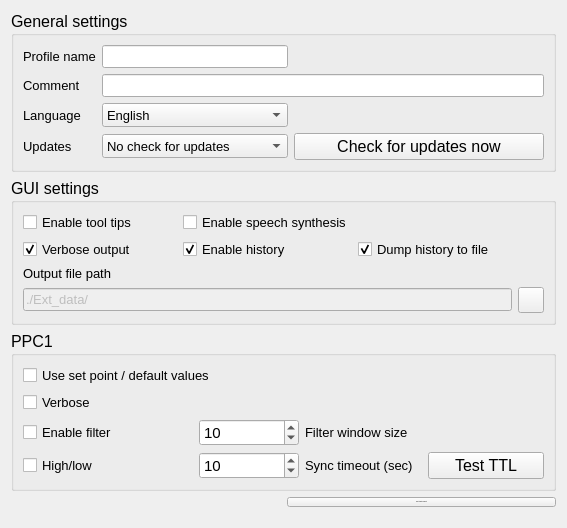
      <widget class="QWidget" name="page_0">
       <property name="styleSheet">
        <string notr="true"/>
       </property>
       <layout class="QGridLayout" name="gridLayout_6">
        <item row="0" column="0" colspan="2">
         <widget class="QGroupBox" name="groupBox_generalSettings">
          <property name="minimumSize">
           <size>
            <width>0</width>
            <height>100</height>
           </size>
          </property>
          <property name="font">
           <font>
            <pointsize>12</pointsize>
            <weight>50</weight>
            <bold>false</bold>
           </font>
          </property>
          <property name="styleSheet">
           <string notr="true"/>
          </property>
          <property name="title">
           <string>General settings</string>
          </property>
          <layout class="QGridLayout" name="gridLayout_13">
           <item row="0" column="0">
            <widget class="QLabel" name="label_17">
             <property name="font">
              <font>
               <pointsize>10</pointsize>
              </font>
             </property>
             <property name="text">
              <string>Profile name</string>
             </property>
            </widget>
           </item>
           <item row="2" column="0">
            <widget class="QLabel" name="label_15">
             <property name="font">
              <font>
               <pointsize>10</pointsize>
              </font>
             </property>
             <property name="text">
              <string>Language</string>
             </property>
            </widget>
           </item>
           <item row="0" column="1">
            <widget class="QLineEdit" name="lineEdit_userName">
             <property name="font">
              <font>
               <pointsize>10</pointsize>
              </font>
             </property>
             <property name="toolTip">
              <string>&lt;html&gt;&lt;head/&gt;&lt;body&gt;&lt;p&gt;Write here your profile name&lt;/p&gt;&lt;/body&gt;&lt;/html&gt;</string>
             </property>
             <property name="accessibleName">
              <string/>
             </property>
             <property name="accessibleDescription">
              <string/>
             </property>
             <property name="text">
              <string notr="true"/>
             </property>
            </widget>
           </item>
           <item row="1" column="0">
            <widget class="QLabel" name="label_19">
             <property name="font">
              <font>
               <pointsize>10</pointsize>
              </font>
             </property>
             <property name="text">
              <string>Comment</string>
             </property>
            </widget>
           </item>
           <item row="2" column="1">
            <widget class="QComboBox" name="comboBox_language">
             <property name="sizePolicy">
              <sizepolicy hsizetype="Preferred" vsizetype="Preferred">
               <horstretch>0</horstretch>
               <verstretch>0</verstretch>
              </sizepolicy>
             </property>
             <property name="minimumSize">
              <size>
               <width>80</width>
               <height>24</height>
              </size>
             </property>
             <property name="font">
              <font>
               <pointsize>10</pointsize>
              </font>
             </property>
             <property name="toolTip">
              <string>&lt;html&gt;&lt;head/&gt;&lt;body&gt;&lt;p&gt;Select your language&lt;/p&gt;&lt;/body&gt;&lt;/html&gt;</string>
             </property>
             <property name="styleSheet">
              <string notr="true"/>
             </property>
             <property name="currentText">
              <string notr="true">English</string>
             </property>
             <property name="currentIndex">
              <number>1</number>
             </property>
             <property name="iconSize">
              <size>
               <width>40</width>
               <height>20</height>
              </size>
             </property>
             <item>
              <property name="text">
               <string>Chinese</string>
              </property>
              <property name="icon">
               <iconset resource="resources.qrc">
                <normaloff>:/icons/chinese.png</normaloff>:/icons/chinese.png</iconset>
              </property>
             </item>
             <item>
              <property name="text">
               <string>English</string>
              </property>
              <property name="icon">
               <iconset resource="resources.qrc">
                <normaloff>:/icons/english.png</normaloff>:/icons/english.png</iconset>
              </property>
             </item>
             <item>
              <property name="text">
               <string>Italiano</string>
              </property>
              <property name="icon">
               <iconset resource="resources.qrc">
                <normaloff>:/icons/italiano.png</normaloff>:/icons/italiano.png</iconset>
              </property>
             </item>
             <item>
              <property name="text">
               <string>Svenska</string>
              </property>
              <property name="icon">
               <iconset resource="resources.qrc">
                <normaloff>:/icons/svenska.png</normaloff>:/icons/svenska.png</iconset>
              </property>
             </item>
            </widget>
           </item>
           <item row="1" column="1" colspan="3">
            <widget class="QLineEdit" name="lineEdit_comment">
             <property name="font">
              <font>
               <pointsize>10</pointsize>
              </font>
             </property>
             <property name="toolTip">
              <string>&lt;html&gt;&lt;head/&gt;&lt;body&gt;&lt;p&gt;Add your comment here, this can be a date or any information useful for this profile&lt;/p&gt;&lt;/body&gt;&lt;/html&gt;</string>
             </property>
             <property name="accessibleDescription">
              <string/>
             </property>
             <property name="text">
              <string notr="true"/>
             </property>
            </widget>
           </item>
           <item row="0" column="2" colspan="2">
            <spacer name="horizontalSpacer_5">
             <property name="orientation">
              <enum>Qt::Horizontal</enum>
             </property>
             <property name="sizeHint" stdset="0">
              <size>
               <width>250</width>
               <height>20</height>
              </size>
             </property>
            </spacer>
           </item>
           <item row="3" column="2" colspan="2">
            <widget class="QPushButton" name="pushButton_checkUpdates">
             <property name="styleSheet">
              <string notr="true"/>
             </property>
             <property name="text">
              <string>Check for updates now</string>
             </property>
            </widget>
           </item>
           <item row="3" column="1">
            <widget class="QComboBox" name="comboBox_automaticUpdates">
             <property name="minimumSize">
              <size>
               <width>80</width>
               <height>24</height>
              </size>
             </property>
             <property name="font">
              <font>
               <pointsize>10</pointsize>
              </font>
             </property>
             <property name="styleSheet">
              <string notr="true"/>
             </property>
             <item>
              <property name="text">
               <string>No check for updates</string>
              </property>
             </item>
             <item>
              <property name="text">
               <string>Notify all updates</string>
              </property>
             </item>
             <item>
              <property name="text">
               <string>Notify official releases only</string>
              </property>
             </item>
            </widget>
           </item>
           <item row="3" column="0">
            <widget class="QLabel" name="label_22">
             <property name="font">
              <font>
               <pointsize>10</pointsize>
              </font>
             </property>
             <property name="text">
              <string>Updates</string>
             </property>
            </widget>
           </item>
          </layout>
         </widget>
        </item>
        <item row="1" column="0" colspan="2">
         <widget class="QGroupBox" name="groupBox_GUISettings">
          <property name="enabled">
           <bool>true</bool>
          </property>
          <property name="font">
           <font>
            <pointsize>12</pointsize>
           </font>
          </property>
          <property name="title">
           <string>GUI settings</string>
          </property>
          <layout class="QGridLayout" name="gridLayout_10">
           <item row="2" column="0">
            <widget class="QLabel" name="label_8">
             <property name="font">
              <font>
               <pointsize>10</pointsize>
              </font>
             </property>
             <property name="text">
              <string>Output file path</string>
             </property>
             <property name="alignment">
              <set>Qt::AlignLeading|Qt::AlignLeft|Qt::AlignVCenter</set>
             </property>
            </widget>
           </item>
           <item row="1" column="1">
            <widget class="QCheckBox" name="checkBox_EnableHistory">
             <property name="font">
              <font>
               <pointsize>10</pointsize>
              </font>
             </property>
             <property name="toolTip">
              <string>&lt;html&gt;&lt;head/&gt;&lt;body&gt;&lt;p&gt;Enable/disable history&lt;/p&gt;&lt;/body&gt;&lt;/html&gt;</string>
             </property>
             <property name="styleSheet">
              <string notr="true"/>
             </property>
             <property name="text">
              <string>Enable history</string>
             </property>
             <property name="checked">
              <bool>true</bool>
             </property>
            </widget>
           </item>
           <item row="1" column="0">
            <widget class="QCheckBox" name="checkBox_verboseOut">
             <property name="maximumSize">
              <size>
               <width>16777215</width>
               <height>16777215</height>
              </size>
             </property>
             <property name="font">
              <font>
               <pointsize>10</pointsize>
              </font>
             </property>
             <property name="toolTip">
              <string>&lt;html&gt;&lt;head/&gt;&lt;body&gt;&lt;p&gt;Enable/disable verbose output in the history&lt;/p&gt;&lt;/body&gt;&lt;/html&gt;</string>
             </property>
             <property name="text">
              <string>Verbose output</string>
             </property>
             <property name="checked">
              <bool>true</bool>
             </property>
            </widget>
           </item>
           <item row="0" column="0">
            <widget class="QCheckBox" name="checkBox_enableToolTips">
             <property name="font">
              <font>
               <pointsize>10</pointsize>
              </font>
             </property>
             <property name="toolTip">
              <string>&lt;html&gt;&lt;head/&gt;&lt;body&gt;&lt;p&gt;Activate/deactivate the tool tips&lt;/p&gt;&lt;/body&gt;&lt;/html&gt;</string>
             </property>
             <property name="text">
              <string>Enable tool tips</string>
             </property>
            </widget>
           </item>
           <item row="1" column="2">
            <widget class="QCheckBox" name="checkBox_dumpToFile">
             <property name="font">
              <font>
               <pointsize>10</pointsize>
              </font>
             </property>
             <property name="toolTip">
              <string>&lt;html&gt;&lt;head/&gt;&lt;body&gt;&lt;p&gt;If checked the history will be saved into files, this will use resources in your drive&lt;/p&gt;&lt;/body&gt;&lt;/html&gt;</string>
             </property>
             <property name="text">
              <string>Dump history to file</string>
             </property>
             <property name="checked">
              <bool>true</bool>
             </property>
            </widget>
           </item>
           <item row="3" column="3">
            <widget class="QPushButton" name="pushButton_openFolder">
             <property name="maximumSize">
              <size>
               <width>26</width>
               <height>26</height>
              </size>
             </property>
             <property name="styleSheet">
              <string notr="true"/>
             </property>
             <property name="text">
              <string/>
             </property>
             <property name="icon">
              <iconset resource="resources.qrc">
               <normaloff>:/icons/folder.png</normaloff>:/icons/folder.png</iconset>
             </property>
            </widget>
           </item>
           <item row="3" column="0" colspan="3">
            <widget class="QLineEdit" name="lineEdit_msg_out_file_path">
             <property name="enabled">
              <bool>false</bool>
             </property>
             <property name="font">
              <font>
               <pointsize>10</pointsize>
              </font>
             </property>
             <property name="text">
              <string>./Ext_data/</string>
             </property>
            </widget>
           </item>
           <item row="0" column="1">
            <widget class="QCheckBox" name="checkBox_enableSynthesis">
             <property name="font">
              <font>
               <pointsize>10</pointsize>
              </font>
             </property>
             <property name="toolTip">
              <string>&lt;html&gt;&lt;head/&gt;&lt;body&gt;&lt;p&gt;Enable/disable speech to read messages&lt;/p&gt;&lt;/body&gt;&lt;/html&gt;</string>
             </property>
             <property name="text">
              <string>Enable speech synthesis</string>
             </property>
            </widget>
           </item>
          </layout>
         </widget>
        </item>
        <item row="2" column="0" colspan="2">
         <widget class="QGroupBox" name="groupBox_GUISettings_2">
          <property name="enabled">
           <bool>true</bool>
          </property>
          <property name="minimumSize">
           <size>
            <width>0</width>
            <height>100</height>
           </size>
          </property>
          <property name="font">
           <font>
            <pointsize>12</pointsize>
           </font>
          </property>
          <property name="title">
           <string>PPC1</string>
          </property>
          <layout class="QGridLayout" name="gridLayout_7">
           <item row="3" column="0">
            <widget class="QCheckBox" name="checkBox_TTLtest">
             <property name="minimumSize">
              <size>
               <width>170</width>
               <height>0</height>
              </size>
             </property>
             <property name="font">
              <font>
               <pointsize>10</pointsize>
              </font>
             </property>
             <property name="toolTip">
              <string>&lt;html&gt;&lt;head/&gt;&lt;body&gt;&lt;p&gt;High/low flag for synchronization in the PPC1 api&lt;/p&gt;&lt;/body&gt;&lt;/html&gt;</string>
             </property>
             <property name="text">
              <string>High/low</string>
             </property>
            </widget>
           </item>
           <item row="2" column="0">
            <widget class="QCheckBox" name="checkBox_enablePPC1filter">
             <property name="minimumSize">
              <size>
               <width>170</width>
               <height>0</height>
              </size>
             </property>
             <property name="maximumSize">
              <size>
               <width>130</width>
               <height>16777215</height>
              </size>
             </property>
             <property name="font">
              <font>
               <pointsize>10</pointsize>
              </font>
             </property>
             <property name="toolTip">
              <string>&lt;html&gt;&lt;head/&gt;&lt;body&gt;&lt;p&gt;Enable data filtering in PPC1&lt;/p&gt;&lt;/body&gt;&lt;/html&gt;</string>
             </property>
             <property name="text">
              <string>Enable filter</string>
             </property>
            </widget>
           </item>
           <item row="1" column="0">
            <widget class="QCheckBox" name="checkBox_enablePPC1verboseOut">
             <property name="sizePolicy">
              <sizepolicy hsizetype="Minimum" vsizetype="Fixed">
               <horstretch>0</horstretch>
               <verstretch>0</verstretch>
              </sizepolicy>
             </property>
             <property name="minimumSize">
              <size>
               <width>170</width>
               <height>0</height>
              </size>
             </property>
             <property name="maximumSize">
              <size>
               <width>16777215</width>
               <height>16777215</height>
              </size>
             </property>
             <property name="font">
              <font>
               <pointsize>10</pointsize>
              </font>
             </property>
             <property name="toolTip">
              <string>&lt;html&gt;&lt;head/&gt;&lt;body&gt;&lt;p&gt;Enable verbose output for the PPC1 api&lt;/p&gt;&lt;/body&gt;&lt;/html&gt;</string>
             </property>
             <property name="text">
              <string>Verbose</string>
             </property>
            </widget>
           </item>
           <item row="0" column="0" colspan="4">
            <widget class="QCheckBox" name="checkBox_useSetPoint">
             <property name="font">
              <font>
               <pointsize>10</pointsize>
              </font>
             </property>
             <property name="toolTip">
              <string>&lt;html&gt;&lt;head/&gt;&lt;body&gt;&lt;p&gt;Use set point or default value to calculate increments in the delivery zone control&lt;/p&gt;&lt;/body&gt;&lt;/html&gt;</string>
             </property>
             <property name="text">
              <string>Use set point / default values</string>
             </property>
            </widget>
           </item>
           <item row="3" column="1">
            <widget class="QSpinBox" name="spinBox_PPC1_sync_timeout">
             <property name="maximumSize">
              <size>
               <width>100</width>
               <height>16777215</height>
              </size>
             </property>
             <property name="font">
              <font>
               <pointsize>11</pointsize>
              </font>
             </property>
             <property name="toolTip">
              <string>&lt;html&gt;&lt;head/&gt;&lt;body&gt;&lt;p&gt;Set synchronization time out in the PPC1 api&lt;/p&gt;&lt;/body&gt;&lt;/html&gt;</string>
             </property>
             <property name="minimum">
              <number>1</number>
             </property>
             <property name="maximum">
              <number>2000</number>
             </property>
             <property name="value">
              <number>10</number>
             </property>
            </widget>
           </item>
           <item row="3" column="3">
            <widget class="QPushButton" name="pushButton_TTLtest">
             <property name="toolTip">
              <string>&lt;html&gt;&lt;head/&gt;&lt;body&gt;&lt;p&gt;Run a test for the TTL signal&lt;/p&gt;&lt;/body&gt;&lt;/html&gt;</string>
             </property>
             <property name="styleSheet">
              <string notr="true"/>
             </property>
             <property name="text">
              <string>Test TTL</string>
             </property>
            </widget>
           </item>
           <item row="3" column="2">
            <widget class="QLabel" name="label_38">
             <property name="font">
              <font>
               <pointsize>10</pointsize>
              </font>
             </property>
             <property name="text">
              <string>Sync timeout (sec)</string>
             </property>
            </widget>
           </item>
           <item row="2" column="2" colspan="2">
            <widget class="QLabel" name="label_3">
             <property name="sizePolicy">
              <sizepolicy hsizetype="Expanding" vsizetype="Preferred">
               <horstretch>0</horstretch>
               <verstretch>0</verstretch>
              </sizepolicy>
             </property>
             <property name="font">
              <font>
               <pointsize>10</pointsize>
              </font>
             </property>
             <property name="text">
              <string>Filter window size</string>
             </property>
            </widget>
           </item>
           <item row="2" column="1">
            <widget class="QSpinBox" name="spinBox_PPC1filterSize">
             <property name="sizePolicy">
              <sizepolicy hsizetype="Expanding" vsizetype="Fixed">
               <horstretch>0</horstretch>
               <verstretch>0</verstretch>
              </sizepolicy>
             </property>
             <property name="maximumSize">
              <size>
               <width>100</width>
               <height>16777215</height>
              </size>
             </property>
             <property name="font">
              <font>
               <pointsize>11</pointsize>
              </font>
             </property>
             <property name="toolTip">
              <string>&lt;html&gt;&lt;head/&gt;&lt;body&gt;&lt;p&gt;Change the filter size, low values will result is high-reactive pressures/vacuum values though less accurate, high value will result in slow variation of measurement but more accurate in the long range &lt;/p&gt;&lt;/body&gt;&lt;/html&gt;</string>
             </property>
             <property name="minimum">
              <number>1</number>
             </property>
             <property name="maximum">
              <number>200</number>
             </property>
             <property name="value">
              <number>10</number>
             </property>
            </widget>
           </item>
          </layout>
         </widget>
        </item>
        <item row="4" column="1">
         <spacer name="verticalSpacer_4">
          <property name="orientation">
           <enum>Qt::Vertical</enum>
          </property>
          <property name="sizeHint" stdset="0">
           <size>
            <width>20</width>
            <height>10</height>
           </size>
          </property>
         </spacer>
        </item>
        <item row="3" column="1">
         <widget class="QPushButton" name="pushButton_toDefault">
          <property name="minimumSize">
           <size>
            <width>0</width>
            <height>0</height>
           </size>
          </property>
          <property name="maximumSize">
           <size>
            <width>16777215</width>
            <height>16777215</height>
           </size>
          </property>
          <property name="font">
           <font>
            <pointsize>-1</pointsize>
           </font>
          </property>
          <property name="toolTip">
           <string>&lt;html&gt;&lt;head/&gt;&lt;body&gt;&lt;p&gt;Reset settings to default values&lt;/p&gt;&lt;/body&gt;&lt;/html&gt;</string>
          </property>
          <property name="styleSheet">
           <string notr="true"/>
          </property>
          <property name="text">
           <string>Reset to factory defaults</string>
          </property>
         </widget>
        </item>
       </layout>
      </widget>
